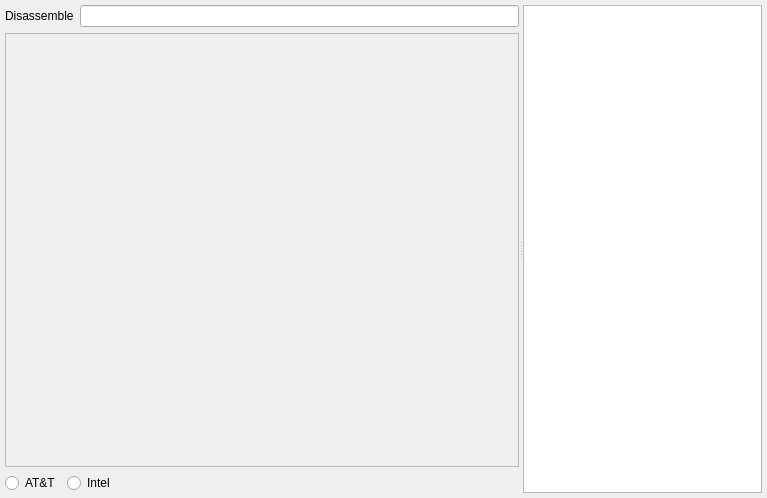
<?xml version="1.0" encoding="UTF-8"?>
<ui version="4.0">
 <class>CPUDialog</class>
 <widget class="QDialog" name="CPUDialog">
  <property name="geometry">
   <rect>
    <x>0</x>
    <y>0</y>
    <width>767</width>
    <height>498</height>
   </rect>
  </property>
  <property name="windowTitle">
   <string>Dialog</string>
  </property>
  <layout class="QHBoxLayout" name="horizontalLayout">
   <property name="leftMargin">
    <number>5</number>
   </property>
   <property name="topMargin">
    <number>5</number>
   </property>
   <property name="rightMargin">
    <number>5</number>
   </property>
   <property name="bottomMargin">
    <number>5</number>
   </property>
   <item>
    <widget class="QSplitter" name="splitter">
     <property name="sizePolicy">
      <sizepolicy hsizetype="Expanding" vsizetype="Preferred">
       <horstretch>0</horstretch>
       <verstretch>0</verstretch>
      </sizepolicy>
     </property>
     <property name="orientation">
      <enum>Qt::Horizontal</enum>
     </property>
     <widget class="QWidget" name="widget" native="true">
      <property name="sizePolicy">
       <sizepolicy hsizetype="Preferred" vsizetype="Preferred">
        <horstretch>3</horstretch>
        <verstretch>0</verstretch>
       </sizepolicy>
      </property>
      <layout class="QVBoxLayout" name="verticalLayout">
       <property name="leftMargin">
        <number>0</number>
       </property>
       <property name="topMargin">
        <number>0</number>
       </property>
       <property name="rightMargin">
        <number>0</number>
       </property>
       <property name="bottomMargin">
        <number>0</number>
       </property>
       <item>
        <widget class="QWidget" name="widget_2" native="true">
         <layout class="QHBoxLayout" name="horizontalLayout_2">
          <property name="leftMargin">
           <number>0</number>
          </property>
          <property name="topMargin">
           <number>0</number>
          </property>
          <property name="rightMargin">
           <number>0</number>
          </property>
          <property name="bottomMargin">
           <number>0</number>
          </property>
          <item>
           <widget class="QLabel" name="label">
            <property name="text">
             <string>Disassemble</string>
            </property>
           </widget>
          </item>
          <item>
           <widget class="QLineEdit" name="txtFunctionName"/>
          </item>
         </layout>
        </widget>
       </item>
       <item>
        <widget class="QFrame" name="txtCode">
         <property name="sizePolicy">
          <sizepolicy hsizetype="Expanding" vsizetype="Expanding">
           <horstretch>0</horstretch>
           <verstretch>0</verstretch>
          </sizepolicy>
         </property>
         <property name="frameShape">
          <enum>QFrame::StyledPanel</enum>
         </property>
         <property name="frameShadow">
          <enum>QFrame::Raised</enum>
         </property>
        </widget>
       </item>
       <item>
        <widget class="QWidget" name="widget_3" native="true">
         <layout class="QHBoxLayout" name="horizontalLayout_3">
          <property name="leftMargin">
           <number>0</number>
          </property>
          <property name="topMargin">
           <number>0</number>
          </property>
          <property name="rightMargin">
           <number>0</number>
          </property>
          <property name="bottomMargin">
           <number>0</number>
          </property>
          <item>
           <widget class="QRadioButton" name="rdATT">
            <property name="text">
             <string>AT&amp;&amp;T</string>
            </property>
            <attribute name="buttonGroup">
             <string notr="true">buttonGroup</string>
            </attribute>
           </widget>
          </item>
          <item>
           <widget class="QRadioButton" name="rdIntel">
            <property name="text">
             <string>Intel</string>
            </property>
            <attribute name="buttonGroup">
             <string notr="true">buttonGroup</string>
            </attribute>
           </widget>
          </item>
          <item>
           <spacer name="horizontalSpacer">
            <property name="orientation">
             <enum>Qt::Horizontal</enum>
            </property>
            <property name="sizeHint" stdset="0">
             <size>
              <width>40</width>
              <height>20</height>
             </size>
            </property>
           </spacer>
          </item>
         </layout>
        </widget>
       </item>
      </layout>
     </widget>
     <widget class="QTableWidget" name="tableRegister">
      <property name="sizePolicy">
       <sizepolicy hsizetype="Expanding" vsizetype="Expanding">
        <horstretch>1</horstretch>
        <verstretch>0</verstretch>
       </sizepolicy>
      </property>
      <property name="columnCount">
       <number>0</number>
      </property>
     </widget>
    </widget>
   </item>
  </layout>
 </widget>
 <resources/>
 <connections/>
 <buttongroups>
  <buttongroup name="buttonGroup"/>
 </buttongroups>
</ui>
